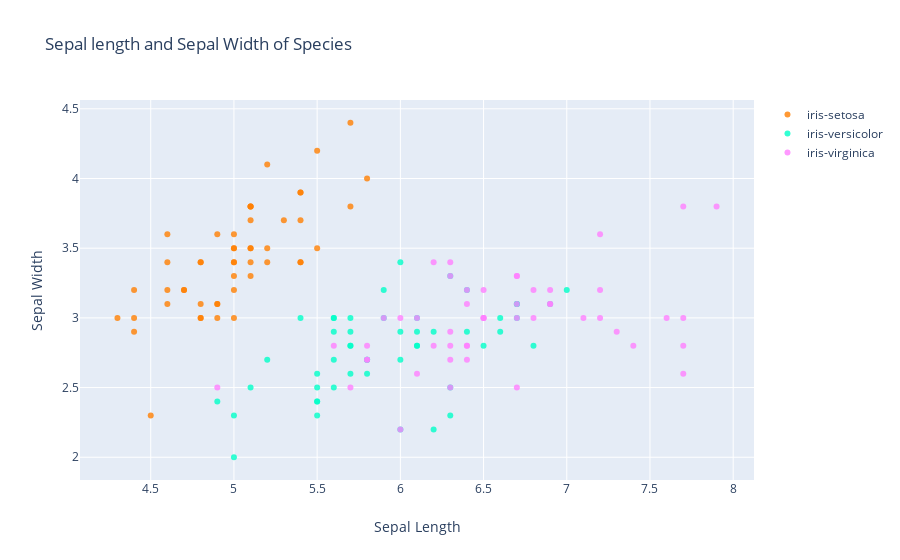

The code cell stored with this chart in its notebook:
### Markdown cell above
#  Relation Between Sepal Length And Sepal Width

### Code cell
#import graph_obj as go
import plotly.graph_objs as go

#split the datasets according to the respective species so that
#easier while plotting scatter plots
df1=iris_df.iloc[:50,:]
df2=iris_df.iloc[50:100,:]
df3=iris_df.iloc[100:150,:]
#creating traces
trace1 = go.Scatter(
    #x=x-axis
    x=df1.sepal_length,
    #y=y-axis
    y=df1.sepal_width,
    #mode defines the type of plot eg-lines,markers,line+markers
    mode='markers',
    #name pf the plots
    name='iris-setosa',
    #markers->color and alpha of the respective trace
    marker=dict(color = 'rgba(255, 128, 2, 0.8)'),
    #the hover text
    text=df1.species)
trace2 = go.Scatter(
    x=df2.sepal_length,
    y=df2.sepal_width,
    mode='markers',
    name='iris-versicolor',
    marker=dict(color = 'rgba(0, 255, 200, 0.8)'),
    text=df2.species)
trace3 = go.Scatter(
    x=df3.sepal_length,
    y=df3.sepal_width,
    mode='markers',
    name='iris-virginica',
    marker=dict(color = 'rgba(255, 128, 255, 0.8)'),
    text=df3.species)
#a list of all the traces
data_list=[trace1,trace2,trace3]
#it is a dictionary containing info about title,axis etc
layout=dict(title='Sepal length and Sepal Width of Species',
               xaxis=dict(title='Sepal Length',ticklen=5,zeroline=False),
               yaxis=dict(title='Sepal Width',ticklen=5,zeroline=False)
            )
#fig object includes data and layout
fig=dict(data=data_list,layout=layout)
#plotting the fig
py.offline.iplot(fig)

### Figure 1 — Plotly figure (JSON) as saved in the notebook; plotly's stock layout.template omitted (floating-point values rounded to 4 significant figures)
{"data": [{"name": "iris-setosa", "text": ["iris-sesota", "iris-sesota", "iris-sesota", "iris-sesota", "iris-sesota", "iris-sesota", "iris-sesota", "iris-sesota", "iris-sesota", "iris-sesota", "iris-sesota", "iris-sesota", "iris-sesota", "iris-sesota", "iris-sesota", "iris-sesota", "iris-sesota", "iris-sesota", "iris-sesota", "iris-sesota", "iris-sesota", "iris-sesota", "iris-sesota", "iris-sesota", "iris-sesota", "iris-sesota", "iris-sesota", "iris-sesota", "iris-sesota", "iris-sesota", "iris-sesota", "iris-sesota", "iris-sesota", "iris-sesota", "iris-sesota", "iris-sesota", "iris-sesota", "iris-sesota", "iris-sesota", "iris-sesota", "iris-sesota", "iris-sesota", "iris-sesota", "iris-sesota", "iris-sesota", "iris-sesota", "iris-sesota", "iris-sesota", "iris-sesota", "iris-sesota"], "y": [3.5, 3, 3.2, 3.1, 3.6, 3.9, 3.4, 3.4, 2.9, 3.1, 3.7, 3.4, 3, 3, 4, 4.4, 3.9, 3.5, 3.8, 3.8, 3.4, 3.7, 3.6, 3.3, 3.4, 3, 3.4, 3.5, 3.4, 3.2, 3.1, 3.4, 4.1, 4.2, 3.1, 3.2, 3.5, 3.6, 3, 3.4, 3.5, 2.3, 3.2, 3.5, 3.8, 3, 3.8, 3.2, 3.7, 3.3], "mode": "markers", "marker": {"color": "rgba(255, 128, 2, 0.8)"}, "x": [5.1, 4.9, 4.7, 4.6, 5, 5.4, 4.6, 5, 4.4, 4.9, 5.4, 4.8, 4.8, 4.3, 5.8, 5.7, 5.4, 5.1, 5.7, 5.1, 5.4, 5.1, 4.6, 5.1, 4.8, 5, 5, 5.2, 5.2, 4.7, 4.8, 5.4, 5.2, 5.5, 4.9, 5, 5.5, 4.9, 4.4, 5.1, 5, 4.5, 4.4, 5, 5.1, 4.8, 5.1, 4.6, 5.3, 5], "type": "scatter"}, {"name": "iris-versicolor", "text": ["iris-versicolor", "iris-versicolor", "iris-versicolor", "iris-versicolor", "iris-versicolor", "iris-versicolor", "iris-versicolor", "iris-versicolor", "iris-versicolor", "iris-versicolor", "iris-versicolor", "iris-versicolor", "iris-versicolor", "iris-versicolor", "iris-versicolor", "iris-versicolor", "iris-versicolor", "iris-versicolor", "iris-versicolor", "iris-versicolor", "iris-versicolor", "iris-versicolor", "iris-versicolor", "iris-versicolor", "iris-versicolor", "iris-versicolor", "iris-versicolor", "iris-versicolor", "iris-versicolor", "iris-versicolor", "iris-versicolor", "iris-versicolor", "iris-versicolor", "iris-versicolor", "iris-versicolor", "iris-versicolor", "iris-versicolor", "iris-versicolor", "iris-versicolor", "iris-versicolor", "iris-versicolor", "iris-versicolor", "iris-versicolor", "iris-versicolor", "iris-versicolor", "iris-versicolor", "iris-versicolor", "iris-versicolor", "iris-versicolor", "iris-versicolor"], "y": [3.2, 3.2, 3.1, 2.3, 2.8, 2.8, 3.3, 2.4, 2.9, 2.7, 2, 3, 2.2, 2.9, 2.9, 3.1, 3, 2.7, 2.2, 2.5, 3.2, 2.8, 2.5, 2.8, 2.9, 3, 2.8, 3, 2.9, 2.6, 2.4, 2.4, 2.7, 2.7, 3, 3.4, 3.1, 2.3, 3, 2.5, 2.6, 3, 2.6, 2.3, 2.7, 3, 2.9, 2.9, 2.5, 2.8], "mode": "markers", "marker": {"color": "rgba(0, 255, 200, 0.8)"}, "x": [7, 6.4, 6.9, 5.5, 6.5, 5.7, 6.3, 4.9, 6.6, 5.2, 5, 5.9, 6, 6.1, 5.6, 6.7, 5.6, 5.8, 6.2, 5.6, 5.9, 6.1, 6.3, 6.1, 6.4, 6.6, 6.8, 6.7, 6, 5.7, 5.5, 5.5, 5.8, 6, 5.4, 6, 6.7, 6.3, 5.6, 5.5, 5.5, 6.1, 5.8, 5, 5.6, 5.7, 5.7, 6.2, 5.1, 5.7], "type": "scatter"}, {"name": "iris-virginica", "text": ["iris-virginica", "iris-virginica", "iris-virginica", "iris-virginica", "iris-virginica", "iris-virginica", "iris-virginica", "iris-virginica", "iris-virginica", "iris-virginica", "iris-virginica", "iris-virginica", "iris-virginica", "iris-virginica", "iris-virginica", "iris-virginica", "iris-virginica", "iris-virginica", "iris-virginica", "iris-virginica", "iris-virginica", "iris-virginica", "iris-virginica", "iris-virginica", "iris-virginica", "iris-virginica", "iris-virginica", "iris-virginica", "iris-virginica", "iris-virginica", "iris-virginica", "iris-virginica", "iris-virginica", "iris-virginica", "iris-virginica", "iris-virginica", "iris-virginica", "iris-virginica", "iris-virginica", "iris-virginica", "iris-virginica", "iris-virginica", "iris-virginica", "iris-virginica", "iris-virginica", "iris-virginica", "iris-virginica", "iris-virginica", "iris-virginica", "iris-virginica"], "y": [3.3, 2.7, 3, 2.9, 3, 3, 2.5, 2.9, 2.5, 3.6, 3.2, 2.7, 3, 2.5, 2.8, 3.2, 3, 3.8, 2.6, 2.2, 3.2, 2.8, 2.8, 2.7, 3.3, 3.2, 2.8, 3, 2.8, 3, 2.8, 3.8, 2.8, 2.8, 2.6, 3, 3.4, 3.1, 3, 3.1, 3.1, 3.1, 2.7, 3.2, 3.3, 3, 2.5, 3, 3.4, 3], "mode": "markers", "marker": {"color": "rgba(255, 128, 255, 0.8)"}, "x": [6.3, 5.8, 7.1, 6.3, 6.5, 7.6, 4.9, 7.3, 6.7, 7.2, 6.5, 6.4, 6.8, 5.7, 5.8, 6.4, 6.5, 7.7, 7.7, 6, 6.9, 5.6, 7.7, 6.3, 6.7, 7.2, 6.2, 6.1, 6.4, 7.2, 7.4, 7.9, 6.4, 6.3, 6.1, 7.7, 6.3, 6.4, 6, 6.9, 6.7, 6.9, 5.8, 6.8, 6.7, 6.7, 6.3, 6.5, 6.2, 5.9], "type": "scatter"}], "layout": {"yaxis": {"zeroline": false, "ticklen": 5, "title": {"text": "Sepal Width"}}, "xaxis": {"zeroline": false, "ticklen": 5, "title": {"text": "Sepal Length"}}, "title": {"text": "Sepal length and Sepal Width of Species"}}}
